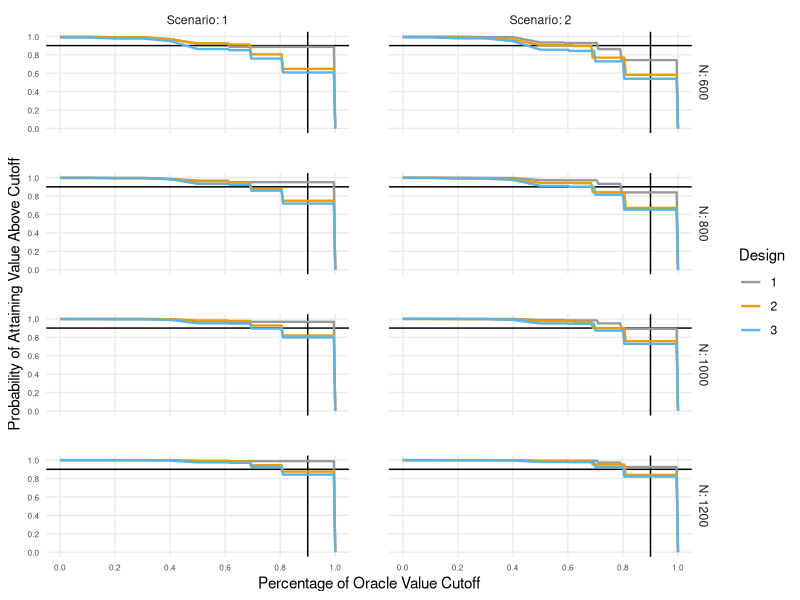

The R source for this figure:
library(tidyverse)

all_designs <- read_csv("pdc_sim_results.csv") %>% 
  mutate_at(., .vars = c("N", "Scenario", "Design"), 
            ~factor(., ordered = TRUE))

analysis_sum <- all_designs %>% 
  group_by(N, Design, Scenario) %>% 
  summarise(Mv = mean(MeanVal), 
         MeanPerc = mean(PercOracle), 
         Above80 = mean(PercOracle > .8), 
         Above90 = mean(PercOracle > .9)) %>% 
  arrange(N, Scenario, Design)


cbp1 <- c("#999999", "#E69F00", "#56B4E9", "#009E73",
          "#F0E442", "#0072B2", "#D55E00", "#CC79A7")

#ggplot(data = sim_summaries, aes(x = PercOracle, color = N)) + 
#  geom_density() + 
#  scale_colour_manual(values = cbp1) + 
#  labs(x = "Percentage of Oracle Value")

cutoffHelper <- function(indf, cutoff.val, group.vars){
  to_return <- indf %>% group_by(N, Scenario, Design) %>% 
    summarise(Power = mean(PercOracle > cutoff.val),
              .groups = "drop_last") %>% 
    mutate(Cutoff = cutoff.val)
  
  return(to_return)
}

perc_oracle_power <- map_dfr(c(seq(0, .5, by = .1), seq(0.5, 1, by = .005)), ~cutoffHelper(indf = all_designs, cutoff.val = .))

plot <- ggplot(data = perc_oracle_power, aes(x = Cutoff, y = Power, color = Design)) + 
  geom_hline(aes(yintercept = 0.9), color = "black") +
  geom_vline(aes(xintercept = 0.9), color = "black") +
  geom_line(size = 0.8) + 
  # xlim(0, 1)+
  # ylim(0,1)+
  scale_x_continuous(breaks = c(0, .2, 0.4, .6, .8,  1)) +
  scale_y_continuous(breaks = c(0, 0.2, 0.4, 0.6, 0.8, 1)) +
  scale_colour_manual(values = cbp1) + 
  labs(x = "Percentage of Oracle Value Cutoff",
       y = "Probability of Attaining Value Above Cutoff") + 
  facet_grid(cols = vars(Scenario),
             rows = vars(N),
             labeller = label_both) + 
  theme_minimal() +
  theme(panel.grid.minor = element_blank(),
        panel.spacing = unit(2, "lines"), axis.text = element_text(size = 6))

# ggsave(filename = "powerPlot.png", plot = plot, device = "png", width = 7, height = 7)

